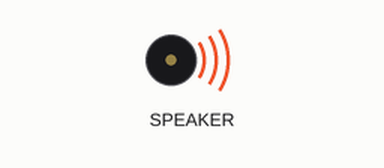
Simulated run of this program. Board: Circuit Playground running CircuitPython. On the bench: buzzer (waves = sounding). What the program prints to the serial console is not drawn.

Above: at 0.1 s.
Timing chart, 0 to 40.0 s (numbered marks = the images above):
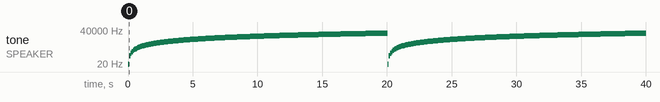

The program:

loops-for-and-sound.py
```python
from adafruit_circuitplayground.express import cpx
import time

while True:
    # this is pretty much the range of human hearing
    for tone in range(20, 20000, 100):
        cpx.start_tone(tone)
        print(tone)
        time.sleep(.1)
        cpx.stop_tone()
```

Measured:
- by itself, tone on SPEAKER: plays 20 Hz for 0.10 s, 120 Hz for 0.10 s, 220 Hz for 0.10 s, 320 Hz for 0.10 s, 420 Hz for 0.10 s, 520 Hz for 0.10 s … (399 notes in this stretch)
